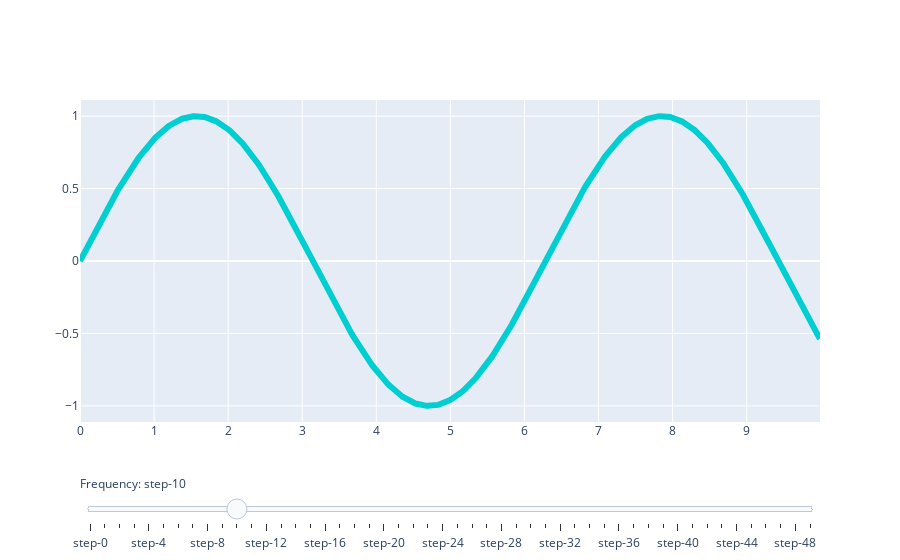

This figure's notebook cell:
### Code cell
import plotly.graph_objects as go
from sklearn.neighbors import KernelDensity

fig = go.Figure()

# Add traces, one for each slider step
for step in np.arange(0, 5, 0.1):
    fig.add_trace(
        go.Scatter(
            visible=False,
            line=dict(color="#00CED1", width=6),
            name="𝜈 = " + str(step),
            x=np.arange(0, 10, 0.01),
            y=np.sin(step * np.arange(0, 10, 0.01))))

# Make 10th trace visible
fig.data[10].visible = True

# Create and add slider
steps = []
for i in range(len(fig.data)):
    step = dict(
        method="update",
        args=[{"visible": [False] * len(fig.data)},
              {"title": "Slider switched to step: " + str(i)}],  # layout attribute
    )
    step["args"][0]["visible"][i] = True  # Toggle i'th trace to "visible"
    steps.append(step)

sliders = [dict(
    active=10,
    currentvalue={"prefix": "Frequency: "},
    pad={"t": 50},
    steps=steps
)]

fig.update_layout(
    sliders=sliders
)

fig.show()

### Figure 1 — Plotly figure (JSON) as saved in the notebook; plotly's stock layout.template omitted (floating-point values rounded to 4 significant figures; data arrays with more than 128 entries replaced by an {"elided": "..."} marker saying what was removed)
{"data": [{"line": {"color": "#00CED1", "width": 6}, "name": "𝜈 = 0.0", "type": "scatter", "visible": false, "x": {"elided": "1000 float values"}, "y": {"elided": "1000 int values"}}, {"line": {"color": "#00CED1", "width": 6}, "name": "𝜈 = 0.1", "type": "scatter", "visible": false, "x": {"elided": "1000 float values"}, "y": {"elided": "1000 float values"}}, {"line": {"color": "#00CED1", "width": 6}, "name": "𝜈 = 0.2", "type": "scatter", "visible": false, "x": {"elided": "1000 float values"}, "y": {"elided": "1000 float values"}}, {"line": {"color": "#00CED1", "width": 6}, "name": "𝜈 = 0.30000000000000004", "type": "scatter", "visible": false, "x": {"elided": "1000 float values"}, "y": {"elided": "1000 float values"}}, {"line": {"color": "#00CED1", "width": 6}, "name": "𝜈 = 0.4", "type": "scatter", "visible": false, "x": {"elided": "1000 float values"}, "y": {"elided": "1000 float values"}}, {"line": {"color": "#00CED1", "width": 6}, "name": "𝜈 = 0.5", "type": "scatter", "visible": false, "x": {"elided": "1000 float values"}, "y": {"elided": "1000 float values"}}, {"line": {"color": "#00CED1", "width": 6}, "name": "𝜈 = 0.6000000000000001", "type": "scatter", "visible": false, "x": {"elided": "1000 float values"}, "y": {"elided": "1000 float values"}}, {"line": {"color": "#00CED1", "width": 6}, "name": "𝜈 = 0.7000000000000001", "type": "scatter", "visible": false, "x": {"elided": "1000 float values"}, "y": {"elided": "1000 float values"}}, {"line": {"color": "#00CED1", "width": 6}, "name": "𝜈 = 0.8", "type": "scatter", "visible": false, "x": {"elided": "1000 float values"}, "y": {"elided": "1000 float values"}}, {"line": {"color": "#00CED1", "width": 6}, "name": "𝜈 = 0.9", "type": "scatter", "visible": false, "x": {"elided": "1000 float values"}, "y": {"elided": "1000 float values"}}, {"line": {"color": "#00CED1", "width": 6}, "name": "𝜈 = 1.0", "type": "scatter", "visible": true, "x": {"elided": "1000 float values"}, "y": {"elided": "1000 float values"}}, {"line": {"color": "#00CED1", "width": 6}, "name": "𝜈 = 1.1", "type": "scatter", "visible": false, "x": {"elided": "1000 float values"}, "y": {"elided": "1000 float values"}}, {"line": {"color": "#00CED1", "width": 6}, "name": "𝜈 = 1.2000000000000002", "type": "scatter", "visible": false, "x": {"elided": "1000 float values"}, "y": {"elided": "1000 float values"}}, {"line": {"color": "#00CED1", "width": 6}, "name": "𝜈 = 1.3", "type": "scatter", "visible": false, "x": {"elided": "1000 float values"}, "y": {"elided": "1000 float values"}}, {"line": {"color": "#00CED1", "width": 6}, "name": "𝜈 = 1.4000000000000001", "type": "scatter", "visible": false, "x": {"elided": "1000 float values"}, "y": {"elided": "1000 float values"}}, {"line": {"color": "#00CED1", "width": 6}, "name": "𝜈 = 1.5", "type": "scatter", "visible": false, "x": {"elided": "1000 float values"}, "y": {"elided": "1000 float values"}}, {"line": {"color": "#00CED1", "width": 6}, "name": "𝜈 = 1.6", "type": "scatter", "visible": false, "x": {"elided": "1000 float values"}, "y": {"elided": "1000 float values"}}, {"line": {"color": "#00CED1", "width": 6}, "name": "𝜈 = 1.7000000000000002", "type": "scatter", "visible": false, "x": {"elided": "1000 float values"}, "y": {"elided": "1000 float values"}}, {"line": {"color": "#00CED1", "width": 6}, "name": "𝜈 = 1.8", "type": "scatter", "visible": false, "x": {"elided": "1000 float values"}, "y": {"elided": "1000 float values"}}, {"line": {"color": "#00CED1", "width": 6}, "name": "𝜈 = 1.9000000000000001", "type": "scatter", "visible": false, "x": {"elided": "1000 float values"}, "y": {"elided": "1000 float values"}}, {"line": {"color": "#00CED1", "width": 6}, "name": "𝜈 = 2.0", "type": "scatter", "visible": false, "x": {"elided": "1000 float values"}, "y": {"elided": "1000 float values"}}, {"line": {"color": "#00CED1", "width": 6}, "name": "𝜈 = 2.1", "type": "scatter", "visible": false, "x": {"elided": "1000 float values"}, "y": {"elided": "1000 float values"}}, {"line": {"color": "#00CED1", "width": 6}, "name": "𝜈 = 2.2", "type": "scatter", "visible": false, "x": {"elided": "1000 float values"}, "y": {"elided": "1000 float values"}}, {"line": {"color": "#00CED1", "width": 6}, "name": "𝜈 = 2.3000000000000003", "type": "scatter", "visible": false, "x": {"elided": "1000 float values"}, "y": {"elided": "1000 float values"}}, {"line": {"color": "#00CED1", "width": 6}, "name": "𝜈 = 2.4000000000000004", "type": "scatter", "visible": false, "x": {"elided": "1000 float values"}, "y": {"elided": "1000 float values"}}, {"line": {"color": "#00CED1", "width": 6}, "name": "𝜈 = 2.5", "type": "scatter", "visible": false, "x": {"elided": "1000 float values"}, "y": {"elided": "1000 float values"}}, {"line": {"color": "#00CED1", "width": 6}, "name": "𝜈 = 2.6", "type": "scatter", "visible": false, "x": {"elided": "1000 float values"}, "y": {"elided": "1000 float values"}}, {"line": {"color": "#00CED1", "width": 6}, "name": "𝜈 = 2.7", "type": "scatter", "visible": false, "x": {"elided": "1000 float values"}, "y": {"elided": "1000 float values"}}, {"line": {"color": "#00CED1", "width": 6}, "name": "𝜈 = 2.8000000000000003", "type": "scatter", "visible": false, "x": {"elided": "1000 float values"}, "y": {"elided": "1000 float values"}}, {"line": {"color": "#00CED1", "width": 6}, "name": "𝜈 = 2.9000000000000004", "type": "scatter", "visible": false, "x": {"elided": "1000 float values"}, "y": {"elided": "1000 float values"}}, {"line": {"color": "#00CED1", "width": 6}, "name": "𝜈 = 3.0", "type": "scatter", "visible": false, "x": {"elided": "1000 float values"}, "y": {"elided": "1000 float values"}}, {"line": {"color": "#00CED1", "width": 6}, "name": "𝜈 = 3.1", "type": "scatter", "visible": false, "x": {"elided": "1000 float values"}, "y": {"elided": "1000 float values"}}, {"line": {"color": "#00CED1", "width": 6}, "name": "𝜈 = 3.2", "type": "scatter", "visible": false, "x": {"elided": "1000 float values"}, "y": {"elided": "1000 float values"}}, {"line": {"color": "#00CED1", "width": 6}, "name": "𝜈 = 3.3000000000000003", "type": "scatter", "visible": false, "x": {"elided": "1000 float values"}, "y": {"elided": "1000 float values"}}, {"line": {"color": "#00CED1", "width": 6}, "name": "𝜈 = 3.4000000000000004", "type": "scatter", "visible": false, "x": {"elided": "1000 float values"}, "y": {"elided": "1000 float values"}}, {"line": {"color": "#00CED1", "width": 6}, "name": "𝜈 = 3.5", "type": "scatter", "visible": false, "x": {"elided": "1000 float values"}, "y": {"elided": "1000 float values"}}, {"line": {"color": "#00CED1", "width": 6}, "name": "𝜈 = 3.6", "type": "scatter", "visible": false, "x": {"elided": "1000 float values"}, "y": {"elided": "1000 float values"}}, {"line": {"color": "#00CED1", "width": 6}, "name": "𝜈 = 3.7", "type": "scatter", "visible": false, "x": {"elided": "1000 float values"}, "y": {"elided": "1000 float values"}}, {"line": {"color": "#00CED1", "width": 6}, "name": "𝜈 = 3.8000000000000003", "type": "scatter", "visible": false, "x": {"elided": "1000 float values"}, "y": {"elided": "1000 float values"}}, {"line": {"color": "#00CED1", "width": 6}, "name": "𝜈 = 3.9000000000000004", "type": "scatter", "visible": false, "x": {"elided": "1000 float values"}, "y": {"elided": "1000 float values"}}, {"line": {"color": "#00CED1", "width": 6}, "name": "𝜈 = 4.0", "type": "scatter", "visible": false, "x": {"elided": "1000 float values"}, "y": {"elided": "1000 float values"}}, {"line": {"color": "#00CED1", "width": 6}, "name": "𝜈 = 4.1000000000000005", "type": "scatter", "visible": false, "x": {"elided": "1000 float values"}, "y": {"elided": "1000 float values"}}, {"line": {"color": "#00CED1", "width": 6}, "name": "𝜈 = 4.2", "type": "scatter", "visible": false, "x": {"elided": "1000 float values"}, "y": {"elided": "1000 float values"}}, {"line": {"color": "#00CED1", "width": 6}, "name": "𝜈 = 4.3", "type": "scatter", "visible": false, "x": {"elided": "1000 float values"}, "y": {"elided": "1000 float values"}}, {"line": {"color": "#00CED1", "width": 6}, "name": "𝜈 = 4.4", "type": "scatter", "visible": false, "x": {"elided": "1000 float values"}, "y": {"elided": "1000 float values"}}, {"line": {"color": "#00CED1", "width": 6}, "name": "𝜈 = 4.5", "type": "scatter", "visible": false, "x": {"elided": "1000 float values"}, "y": {"elided": "1000 float values"}}, {"line": {"color": "#00CED1", "width": 6}, "name": "𝜈 = 4.6000000000000005", "type": "scatter", "visible": false, "x": {"elided": "1000 float values"}, "y": {"elided": "1000 float values"}}, {"line": {"color": "#00CED1", "width": 6}, "name": "𝜈 = 4.7", "type": "scatter", "visible": false, "x": {"elided": "1000 float values"}, "y": {"elided": "1000 float values"}}, {"line": {"color": "#00CED1", "width": 6}, "name": "𝜈 = 4.800000000000001", "type": "scatter", "visible": false, "x": {"elided": "1000 float values"}, "y": {"elided": "1000 float values"}}, {"line": {"color": "#00CED1", "width": 6}, "name": "𝜈 = 4.9", "type": "scatter", "visible": false, "x": {"elided": "1000 float values"}, "y": {"elided": "1000 float values"}}], "layout": {"sliders": [{"active": 10, "currentvalue": {"prefix": "Frequency: "}, "pad": {"t": 50}, "steps": [{"args": [{"visible": [true, false, false, false, false, false, false, false, false, false, false, false, false, false, false, false, false, false, false, false, false, false, false, false, false, false, false, false, false, false, false, false, false, false, false, false, false, false, false, false, false, false, false, false, false, false, false, false, false, false]}, {"title": "Slider switched to step: 0"}], "method": "update"}, {"args": [{"visible": [false, true, false, false, false, false, false, false, false, false, false, false, false, false, false, false, false, false, false, false, false, false, false, false, false, false, false, false, false, false, false, false, false, false, false, false, false, false, false, false, false, false, false, false, false, false, false, false, false, false]}, {"title": "Slider switched to step: 1"}], "method": "update"}, {"args": [{"visible": [false, false, true, false, false, false, false, false, false, false, false, false, false, false, false, false, false, false, false, false, false, false, false, false, false, false, false, false, false, false, false, false, false, false, false, false, false, false, false, false, false, false, false, false, false, false, false, false, false, false]}, {"title": "Slider switched to step: 2"}], "method": "update"}, {"args": [{"visible": [false, false, false, true, false, false, false, false, false, false, false, false, false, false, false, false, false, false, false, false, false, false, false, false, false, false, false, false, false, false, false, false, false, false, false, false, false, false, false, false, false, false, false, false, false, false, false, false, false, false]}, {"title": "Slider switched to step: 3"}], "method": "update"}, {"args": [{"visible": [false, false, false, false, true, false, false, false, false, false, false, false, false, false, false, false, false, false, false, false, false, false, false, false, false, false, false, false, false, false, false, false, false, false, false, false, false, false, false, false, false, false, false, false, false, false, false, false, false, false]}, {"title": "Slider switched to step: 4"}], "method": "update"}, {"args": [{"visible": [false, false, false, false, false, true, false, false, false, false, false, false, false, false, false, false, false, false, false, false, false, false, false, false, false, false, false, false, false, false, false, false, false, false, false, false, false, false, false, false, false, false, false, false, false, false, false, false, false, false]}, {"title": "Slider switched to step: 5"}], "method": "update"}, {"args": [{"visible": [false, false, false, false, false, false, true, false, false, false, false, false, false, false, false, false, false, false, false, false, false, false, false, false, false, false, false, false, false, false, false, false, false, false, false, false, false, false, false, false, false, false, false, false, false, false, false, false, false, false]}, {"title": "Slider switched to step: 6"}], "method": "update"}, {"args": [{"visible": [false, false, false, false, false, false, false, true, false, false, false, false, false, false, false, false, false, false, false, false, false, false, false, false, false, false, false, false, false, false, false, false, false, false, false, false, false, false, false, false, false, false, false, false, false, false, false, false, false, false]}, {"title": "Slider switched to step: 7"}], "method": "update"}, {"args": [{"visible": [false, false, false, false, false, false, false, false, true, false, false, false, false, false, false, false, false, false, false, false, false, false, false, false, false, false, false, false, false, false, false, false, false, false, false, false, false, false, false, false, false, false, false, false, false, false, false, false, false, false]}, {"title": "Slider switched to step: 8"}], "method": "update"}, {"args": [{"visible": [false, false, false, false, false, false, false, false, false, true, false, false, false, false, false, false, false, false, false, false, false, false, false, false, false, false, false, false, false, false, false, false, false, false, false, false, false, false, false, false, false, false, false, false, false, false, false, false, false, false]}, {"title": "Slider switched to step: 9"}], "method": "update"}, {"args": [{"visible": [false, false, false, false, false, false, false, false, false, false, true, false, false, false, false, false, false, false, false, false, false, false, false, false, false, false, false, false, false, false, false, false, false, false, false, false, false, false, false, false, false, false, false, false, false, false, false, false, false, false]}, {"title": "Slider switched to step: 10"}], "method": "update"}, {"args": [{"visible": [false, false, false, false, false, false, false, false, false, false, false, true, false, false, false, false, false, false, false, false, false, false, false, false, false, false, false, false, false, false, false, false, false, false, false, false, false, false, false, false, false, false, false, false, false, false, false, false, false, false]}, {"title": "Slider switched to step: 11"}], "method": "update"}, {"args": [{"visible": [false, false, false, false, false, false, false, false, false, false, false, false, true, false, false, false, false, false, false, false, false, false, false, false, false, false, false, false, false, false, false, false, false, false, false, false, false, false, false, false, false, false, false, false, false, false, false, false, false, false]}, {"title": "Slider switched to step: 12"}], "method": "update"}, {"args": [{"visible": [false, false, false, false, false, false, false, false, false, false, false, false, false, true, false, false, false, false, false, false, false, false, false, false, false, false, false, false, false, false, false, false, false, false, false, false, false, false, false, false, false, false, false, false, false, false, false, false, false, false]}, {"title": "Slider switched to step: 13"}], "method": "update"}, {"args": [{"visible": [false, false, false, false, false, false, false, false, false, false, false, false, false, false, true, false, false, false, false, false, false, false, false, false, false, false, false, false, false, false, false, false, false, false, false, false, false, false, false, false, false, false, false, false, false, false, false, false, false, false]}, {"title": "Slider switched to step: 14"}], "method": "update"}, {"args": [{"visible": [false, false, false, false, false, false, false, false, false, false, false, false, false, false, false, true, false, false, false, false, false, false, false, false, false, false, false, false, false, false, false, false, false, false, false, false, false, false, false, false, false, false, false, false, false, false, false, false, false, false]}, {"title": "Slider switched to step: 15"}], "method": "update"}, {"args": [{"visible": [false, false, false, false, false, false, false, false, false, false, false, false, false, false, false, false, true, false, false, false, false, false, false, false, false, false, false, false, false, false, false, false, false, false, false, false, false, false, false, false, false, false, false, false, false, false, false, false, false, false]}, {"title": "Slider switched to step: 16"}], "method": "update"}, {"args": [{"visible": [false, false, false, false, false, false, false, false, false, false, false, false, false, false, false, false, false, true, false, false, false, false, false, false, false, false, false, false, false, false, false, false, false, false, false, false, false, false, false, false, false, false, false, false, false, false, false, false, false, false]}, {"title": "Slider switched to step: 17"}], "method": "update"}, {"args": [{"visible": [false, false, false, false, false, false, false, false, false, false, false, false, false, false, false, false, false, false, true, false, false, false, false, false, false, false, false, false, false, false, false, false, false, false, false, false, false, false, false, false, false, false, false, false, false, false, false, false, false, false]}, {"title": "Slider switched to step: 18"}], "method": "update"}, {"args": [{"visible": [false, false, false, false, false, false, false, false, false, false, false, false, false, false, false, false, false, false, false, true, false, false, false, false, false, false, false, false, false, false, false, false, false, false, false, false, false, false, false, false, false, false, false, false, false, false, false, false, false, false]}, {"title": "Slider switched to step: 19"}], "method": "update"}, {"args": [{"visible": [false, false, false, false, false, false, false, false, false, false, false, false, false, false, false, false, false, false, false, false, true, false, false, false, false, false, false, false, false, false, false, false, false, false, false, false, false, false, false, false, false, false, false, false, false, false, false, false, false, false]}, {"title": "Slider switched to step: 20"}], "method": "update"}, {"args": [{"visible": [false, false, false, false, false, false, false, false, false, false, false, false, false, false, false, false, false, false, false, false, false, true, false, false, false, false, false, false, false, false, false, false, false, false, false, false, false, false, false, false, false, false, false, false, false, false, false, false, false, false]}, {"title": "Slider switched to step: 21"}], "method": "update"}, {"args": [{"visible": [false, false, false, false, false, false, false, false, false, false, false, false, false, false, false, false, false, false, false, false, false, false, true, false, false, false, false, false, false, false, false, false, false, false, false, false, false, false, false, false, false, false, false, false, false, false, false, false, false, false]}, {"title": "Slider switched to step: 22"}], "method": "update"}, {"args": [{"visible": [false, false, false, false, false, false, false, false, false, false, false, false, false, false, false, false, false, false, false, false, false, false, false, true, false, false, false, false, false, false, false, false, false, false, false, false, false, false, false, false, false, false, false, false, false, false, false, false, false, false]}, {"title": "Slider switched to step: 23"}], "method": "update"}, {"args": [{"visible": [false, false, false, false, false, false, false, false, false, false, false, false, false, false, false, false, false, false, false, false, false, false, false, false, true, false, false, false, false, false, false, false, false, false, false, false, false, false, false, false, false, false, false, false, false, false, false, false, false, false]}, {"title": "Slider switched to step: 24"}], "method": "update"}, {"args": [{"visible": [false, false, false, false, false, false, false, false, false, false, false, false, false, false, false, false, false, false, false, false, false, false, false, false, false, true, false, false, false, false, false, false, false, false, false, false, false, false, false, false, false, false, false, false, false, false, false, false, false, false]}, {"title": "Slider switched to step: 25"}], "method": "update"}, {"args": [{"visible": [false, false, false, false, false, false, false, false, false, false, false, false, false, false, false, false, false, false, false, false, false, false, false, false, false, false, true, false, false, false, false, false, false, false, false, false, false, false, false, false, false, false, false, false, false, false, false, false, false, false]}, {"title": "Slider switched to step: 26"}], "method": "update"}, {"args": [{"visible": [false, false, false, false, false, false, false, false, false, false, false, false, false, false, false, false, false, false, false, false, false, false, false, false, false, false, false, true, false, false, false, false, false, false, false, false, false, false, false, false, false, false, false, false, false, false, false, false, false, false]}, {"title": "Slider switched to step: 27"}], "method": "update"}, {"args": [{"visible": [false, false, false, false, false, false, false, false, false, false, false, false, false, false, false, false, false, false, false, false, false, false, false, false, false, false, false, false, true, false, false, false, false, false, false, false, false, false, false, false, false, false, false, false, false, false, false, false, false, false]}, {"title": "Slider switched to step: 28"}], "method": "update"}, {"args": [{"visible": [false, false, false, false, false, false, false, false, false, false, false, false, false, false, false, false, false, false, false, false, false, false, false, false, false, false, false, false, false, true, false, false, false, false, false, false, false, false, false, false, false, false, false, false, false, false, false, false, false, false]}, {"title": "Slider switched to step: 29"}], "method": "update"}, {"args": [{"visible": [false, false, false, false, false, false, false, false, false, false, false, false, false, false, false, false, false, false, false, false, false, false, false, false, false, false, false, false, false, false, true, false, false, false, false, false, false, false, false, false, false, false, false, false, false, false, false, false, false, false]}, {"title": "Slider switched to step: 30"}], "method": "update"}, {"args": [{"visible": [false, false, false, false, false, false, false, false, false, false, false, false, false, false, false, false, false, false, false, false, false, false, false, false, false, false, false, false, false, false, false, true, false, false, false, false, false, false, false, false, false, false, false, false, false, false, false, false, false, false]}, {"title": "Slider switched to step: 31"}], "method": "update"}, {"args": [{"visible": [false, false, false, false, false, false, false, false, false, false, false, false, false, false, false, false, false, false, false, false, false, false, false, false, false, false, false, false, false, false, false, false, true, false, false, false, false, false, false, false, false, false, false, false, false, false, false, false, false, false]}, {"title": "Slider switched to step: 32"}], "method": "update"}, {"args": [{"visible": [false, false, false, false, false, false, false, false, false, false, false, false, false, false, false, false, false, false, false, false, false, false, false, false, false, false, false, false, false, false, false, false, false, true, false, false, false, false, false, false, false, false, false, false, false, false, false, false, false, false]}, {"title": "Slider switched to step: 33"}], "method": "update"}, {"args": [{"visible": [false, false, false, false, false, false, false, false, false, false, false, false, false, false, false, false, false, false, false, false, false, false, false, false, false, false, false, false, false, false, false, false, false, false, true, false, false, false, false, false, false, false, false, false, false, false, false, false, false, false]}, {"title": "Slider switched to step: 34"}], "method": "update"}, {"args": [{"visible": [false, false, false, false, false, false, false, false, false, false, false, false, false, false, false, false, false, false, false, false, false, false, false, false, false, false, false, false, false, false, false, false, false, false, false, true, false, false, false, false, false, false, false, false, false, false, false, false, false, false]}, {"title": "Slider switched to step: 35"}], "method": "update"}, {"args": [{"visible": [false, false, false, false, false, false, false, false, false, false, false, false, false, false, false, false, false, false, false, false, false, false, false, false, false, false, false, false, false, false, false, false, false, false, false, false, true, false, false, false, false, false, false, false, false, false, false, false, false, false]}, {"title": "Slider switched to step: 36"}], "method": "update"}, {"args": [{"visible": [false, false, false, false, false, false, false, false, false, false, false, false, false, false, false, false, false, false, false, false, false, false, false, false, false, false, false, false, false, false, false, false, false, false, false, false, false, true, false, false, false, false, false, false, false, false, false, false, false, false]}, {"title": "Slider switched to step: 37"}], "method": "update"}, {"args": [{"visible": [false, false, false, false, false, false, false, false, false, false, false, false, false, false, false, false, false, false, false, false, false, false, false, false, false, false, false, false, false, false, false, false, false, false, false, false, false, false, true, false, false, false, false, false, false, false, false, false, false, false]}, {"title": "Slider switched to step: 38"}], "method": "update"}, {"args": [{"visible": [false, false, false, false, false, false, false, false, false, false, false, false, false, false, false, false, false, false, false, false, false, false, false, false, false, false, false, false, false, false, false, false, false, false, false, false, false, false, false, true, false, false, false, false, false, false, false, false, false, false]}, {"title": "Slider switched to step: 39"}], "method": "update"}, {"args": [{"visible": [false, false, false, false, false, false, false, false, false, false, false, false, false, false, false, false, false, false, false, false, false, false, false, false, false, false, false, false, false, false, false, false, false, false, false, false, false, false, false, false, true, false, false, false, false, false, false, false, false, false]}, {"title": "Slider switched to step: 40"}], "method": "update"}, {"args": [{"visible": [false, false, false, false, false, false, false, false, false, false, false, false, false, false, false, false, false, false, false, false, false, false, false, false, false, false, false, false, false, false, false, false, false, false, false, false, false, false, false, false, false, true, false, false, false, false, false, false, false, false]}, {"title": "Slider switched to step: 41"}], "method": "update"}, {"args": [{"visible": [false, false, false, false, false, false, false, false, false, false, false, false, false, false, false, false, false, false, false, false, false, false, false, false, false, false, false, false, false, false, false, false, false, false, false, false, false, false, false, false, false, false, true, false, false, false, false, false, false, false]}, {"title": "Slider switched to step: 42"}], "method": "update"}, {"args": [{"visible": [false, false, false, false, false, false, false, false, false, false, false, false, false, false, false, false, false, false, false, false, false, false, false, false, false, false, false, false, false, false, false, false, false, false, false, false, false, false, false, false, false, false, false, true, false, false, false, false, false, false]}, {"title": "Slider switched to step: 43"}], "method": "update"}, {"args": [{"visible": [false, false, false, false, false, false, false, false, false, false, false, false, false, false, false, false, false, false, false, false, false, false, false, false, false, false, false, false, false, false, false, false, false, false, false, false, false, false, false, false, false, false, false, false, true, false, false, false, false, false]}, {"title": "Slider switched to step: 44"}], "method": "update"}, {"args": [{"visible": [false, false, false, false, false, false, false, false, false, false, false, false, false, false, false, false, false, false, false, false, false, false, false, false, false, false, false, false, false, false, false, false, false, false, false, false, false, false, false, false, false, false, false, false, false, true, false, false, false, false]}, {"title": "Slider switched to step: 45"}], "method": "update"}, {"args": [{"visible": [false, false, false, false, false, false, false, false, false, false, false, false, false, false, false, false, false, false, false, false, false, false, false, false, false, false, false, false, false, false, false, false, false, false, false, false, false, false, false, false, false, false, false, false, false, false, true, false, false, false]}, {"title": "Slider switched to step: 46"}], "method": "update"}, {"args": [{"visible": [false, false, false, false, false, false, false, false, false, false, false, false, false, false, false, false, false, false, false, false, false, false, false, false, false, false, false, false, false, false, false, false, false, false, false, false, false, false, false, false, false, false, false, false, false, false, false, true, false, false]}, {"title": "Slider switched to step: 47"}], "method": "update"}, {"args": [{"visible": [false, false, false, false, false, false, false, false, false, false, false, false, false, false, false, false, false, false, false, false, false, false, false, false, false, false, false, false, false, false, false, false, false, false, false, false, false, false, false, false, false, false, false, false, false, false, false, false, true, false]}, {"title": "Slider switched to step: 48"}], "method": "update"}, {"args": [{"visible": [false, false, false, false, false, false, false, false, false, false, false, false, false, false, false, false, false, false, false, false, false, false, false, false, false, false, false, false, false, false, false, false, false, false, false, false, false, false, false, false, false, false, false, false, false, false, false, false, false, true]}, {"title": "Slider switched to step: 49"}], "method": "update"}]}]}}
